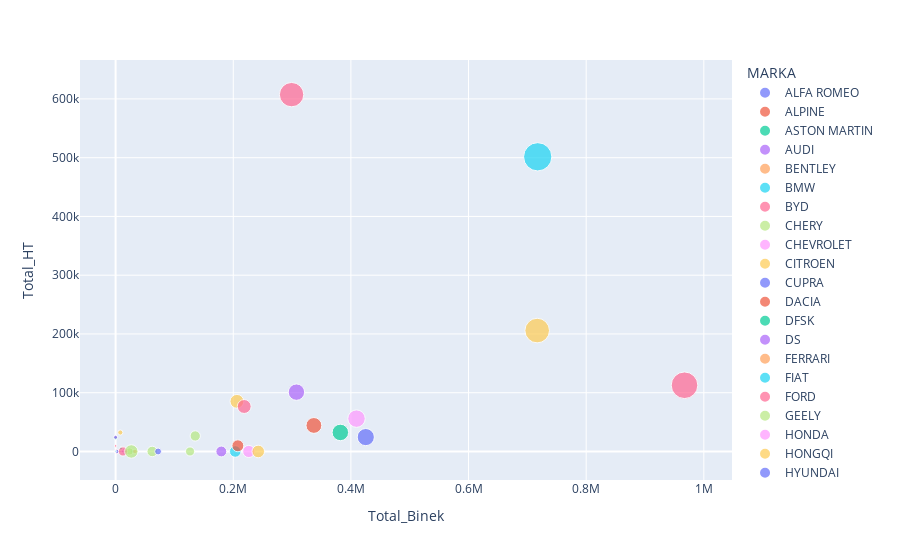

Notebook cell for this chart:
### Code cell
fig = px.scatter(
    summary_table, 
    x="Total_Binek", y="Total_HT", color='MARKA',
    size="AvgSales")
fig.show()

### Figure 1 — Plotly figure (JSON) as saved in the notebook; plotly's stock layout.template omitted (floating-point values rounded to 4 significant figures)
{"data": [{"hovertemplate": "MARKA=ALFA ROMEO<br>Total_Binek=%{x}<br>Total_HT=%{y}<br>AvgSales=%{marker.size}<extra></extra>", "legendgroup": "ALFA ROMEO", "marker": {"color": "#636efa", "size": [56.68], "sizemode": "area", "sizeref": 24.58, "symbol": "circle"}, "mode": "markers", "name": "ALFA ROMEO", "orientation": "v", "showlegend": true, "type": "scatter", "x": [6915], "xaxis": "x", "y": [0], "yaxis": "y"}, {"hovertemplate": "MARKA=ALPINE<br>Total_Binek=%{x}<br>Total_HT=%{y}<br>AvgSales=%{marker.size}<extra></extra>", "legendgroup": "ALPINE", "marker": {"color": "#EF553B", "size": [5], "sizemode": "area", "sizeref": 24.58, "symbol": "circle"}, "mode": "markers", "name": "ALPINE", "orientation": "v", "showlegend": true, "type": "scatter", "x": [5], "xaxis": "x", "y": [0], "yaxis": "y"}, {"hovertemplate": "MARKA=ASTON MARTIN<br>Total_Binek=%{x}<br>Total_HT=%{y}<br>AvgSales=%{marker.size}<extra></extra>", "legendgroup": "ASTON MARTIN", "marker": {"color": "#00cc96", "size": [2.085], "sizemode": "area", "sizeref": 24.58, "symbol": "circle"}, "mode": "markers", "name": "ASTON MARTIN", "orientation": "v", "showlegend": true, "type": "scatter", "x": [196], "xaxis": "x", "y": [0], "yaxis": "y"}, {"hovertemplate": "MARKA=AUDI<br>Total_Binek=%{x}<br>Total_HT=%{y}<br>AvgSales=%{marker.size}<extra></extra>", "legendgroup": "AUDI", "marker": {"color": "#ab63fa", "size": [1449.0], "sizemode": "area", "sizeref": 24.58, "symbol": "circle"}, "mode": "markers", "name": "AUDI", "orientation": "v", "showlegend": true, "type": "scatter", "x": [179712], "xaxis": "x", "y": [0], "yaxis": "y"}, {"hovertemplate": "MARKA=BENTLEY<br>Total_Binek=%{x}<br>Total_HT=%{y}<br>AvgSales=%{marker.size}<extra></extra>", "legendgroup": "BENTLEY", "marker": {"color": "#FFA15A", "size": [2.06], "sizemode": "area", "sizeref": 24.58, "symbol": "circle"}, "mode": "markers", "name": "BENTLEY", "orientation": "v", "showlegend": true, "type": "scatter", "x": [171], "xaxis": "x", "y": [0], "yaxis": "y"}, {"hovertemplate": "MARKA=BMW<br>Total_Binek=%{x}<br>Total_HT=%{y}<br>AvgSales=%{marker.size}<extra></extra>", "legendgroup": "BMW", "marker": {"color": "#19d3f3", "size": [1641.0], "sizemode": "area", "sizeref": 24.58, "symbol": "circle"}, "mode": "markers", "name": "BMW", "orientation": "v", "showlegend": true, "type": "scatter", "x": [203436], "xaxis": "x", "y": [0], "yaxis": "y"}, {"hovertemplate": "MARKA=BYD<br>Total_Binek=%{x}<br>Total_HT=%{y}<br>AvgSales=%{marker.size}<extra></extra>", "legendgroup": "BYD", "marker": {"color": "#FF6692", "size": [283.5], "sizemode": "area", "sizeref": 24.58, "symbol": "circle"}, "mode": "markers", "name": "BYD", "orientation": "v", "showlegend": true, "type": "scatter", "x": [1701], "xaxis": "x", "y": [0], "yaxis": "y"}, {"hovertemplate": "MARKA=CHERY<br>Total_Binek=%{x}<br>Total_HT=%{y}<br>AvgSales=%{marker.size}<extra></extra>", "legendgroup": "CHERY", "marker": {"color": "#B6E880", "size": [1353.0], "sizemode": "area", "sizeref": 24.58, "symbol": "circle"}, "mode": "markers", "name": "CHERY", "orientation": "v", "showlegend": true, "type": "scatter", "x": [62235], "xaxis": "x", "y": [0], "yaxis": "y"}, {"hovertemplate": "MARKA=CHEVROLET<br>Total_Binek=%{x}<br>Total_HT=%{y}<br>AvgSales=%{marker.size}<extra></extra>", "legendgroup": "CHEVROLET", "marker": {"color": "#FF97FF", "size": [57.2], "sizemode": "area", "sizeref": 24.58, "symbol": "circle"}, "mode": "markers", "name": "CHEVROLET", "orientation": "v", "showlegend": true, "type": "scatter", "x": [572], "xaxis": "x", "y": [0], "yaxis": "y"}, {"hovertemplate": "MARKA=CITROEN<br>Total_Binek=%{x}<br>Total_HT=%{y}<br>AvgSales=%{marker.size}<extra></extra>", "legendgroup": "CITROEN", "marker": {"color": "#FECB52", "size": [2351.0], "sizemode": "area", "sizeref": 24.58, "symbol": "circle"}, "mode": "markers", "name": "CITROEN", "orientation": "v", "showlegend": true, "type": "scatter", "x": [206230], "xaxis": "x", "y": [85316], "yaxis": "y"}, {"hovertemplate": "MARKA=CUPRA<br>Total_Binek=%{x}<br>Total_HT=%{y}<br>AvgSales=%{marker.size}<extra></extra>", "legendgroup": "CUPRA", "marker": {"color": "#636efa", "size": [425.5], "sizemode": "area", "sizeref": 24.58, "symbol": "circle"}, "mode": "markers", "name": "CUPRA", "orientation": "v", "showlegend": true, "type": "scatter", "x": [15744], "xaxis": "x", "y": [0], "yaxis": "y"}, {"hovertemplate": "MARKA=DACIA<br>Total_Binek=%{x}<br>Total_HT=%{y}<br>AvgSales=%{marker.size}<extra></extra>", "legendgroup": "DACIA", "marker": {"color": "#EF553B", "size": [3076.0], "sizemode": "area", "sizeref": 24.58, "symbol": "circle"}, "mode": "markers", "name": "DACIA", "orientation": "v", "showlegend": true, "type": "scatter", "x": [337077], "xaxis": "x", "y": [44287], "yaxis": "y"}, {"hovertemplate": "MARKA=DFSK<br>Total_Binek=%{x}<br>Total_HT=%{y}<br>AvgSales=%{marker.size}<extra></extra>", "legendgroup": "DFSK", "marker": {"color": "#00cc96", "size": [24.92], "sizemode": "area", "sizeref": 24.58, "symbol": "circle"}, "mode": "markers", "name": "DFSK", "orientation": "v", "showlegend": true, "type": "scatter", "x": [189], "xaxis": "x", "y": [135], "yaxis": "y"}, {"hovertemplate": "MARKA=DS<br>Total_Binek=%{x}<br>Total_HT=%{y}<br>AvgSales=%{marker.size}<extra></extra>", "legendgroup": "DS", "marker": {"color": "#ab63fa", "size": [93.21], "sizemode": "area", "sizeref": 24.58, "symbol": "circle"}, "mode": "markers", "name": "DS", "orientation": "v", "showlegend": true, "type": "scatter", "x": [8855], "xaxis": "x", "y": [0], "yaxis": "y"}, {"hovertemplate": "MARKA=FERRARI<br>Total_Binek=%{x}<br>Total_HT=%{y}<br>AvgSales=%{marker.size}<extra></extra>", "legendgroup": "FERRARI", "marker": {"color": "#FFA15A", "size": [1.969], "sizemode": "area", "sizeref": 24.58, "symbol": "circle"}, "mode": "markers", "name": "FERRARI", "orientation": "v", "showlegend": true, "type": "scatter", "x": [191], "xaxis": "x", "y": [0], "yaxis": "y"}, {"hovertemplate": "MARKA=FIAT<br>Total_Binek=%{x}<br>Total_HT=%{y}<br>AvgSales=%{marker.size}<extra></extra>", "legendgroup": "FIAT", "marker": {"color": "#19d3f3", "size": [9831.0], "sizemode": "area", "sizeref": 24.58, "symbol": "circle"}, "mode": "markers", "name": "FIAT", "orientation": "v", "showlegend": true, "type": "scatter", "x": [717589], "xaxis": "x", "y": [501515], "yaxis": "y"}, {"hovertemplate": "MARKA=FORD<br>Total_Binek=%{x}<br>Total_HT=%{y}<br>AvgSales=%{marker.size}<extra></extra>", "legendgroup": "FORD", "marker": {"color": "#FF6692", "size": [7311.0], "sizemode": "area", "sizeref": 24.58, "symbol": "circle"}, "mode": "markers", "name": "FORD", "orientation": "v", "showlegend": true, "type": "scatter", "x": [299192], "xaxis": "x", "y": [607318], "yaxis": "y"}, {"hovertemplate": "MARKA=GEELY<br>Total_Binek=%{x}<br>Total_HT=%{y}<br>AvgSales=%{marker.size}<extra></extra>", "legendgroup": "GEELY", "marker": {"color": "#B6E880", "size": [6.316], "sizemode": "area", "sizeref": 24.58, "symbol": "circle"}, "mode": "markers", "name": "GEELY", "orientation": "v", "showlegend": true, "type": "scatter", "x": [120], "xaxis": "x", "y": [0], "yaxis": "y"}, {"hovertemplate": "MARKA=HONDA<br>Total_Binek=%{x}<br>Total_HT=%{y}<br>AvgSales=%{marker.size}<extra></extra>", "legendgroup": "HONDA", "marker": {"color": "#FF97FF", "size": [1826.0], "sizemode": "area", "sizeref": 24.58, "symbol": "circle"}, "mode": "markers", "name": "HONDA", "orientation": "v", "showlegend": true, "type": "scatter", "x": [226395], "xaxis": "x", "y": [0], "yaxis": "y"}, {"hovertemplate": "MARKA=HONGQI<br>Total_Binek=%{x}<br>Total_HT=%{y}<br>AvgSales=%{marker.size}<extra></extra>", "legendgroup": "HONGQI", "marker": {"color": "#FECB52", "size": [3.429], "sizemode": "area", "sizeref": 24.58, "symbol": "circle"}, "mode": "markers", "name": "HONGQI", "orientation": "v", "showlegend": true, "type": "scatter", "x": [24], "xaxis": "x", "y": [0], "yaxis": "y"}, {"hovertemplate": "MARKA=HYUNDAI<br>Total_Binek=%{x}<br>Total_HT=%{y}<br>AvgSales=%{marker.size}<extra></extra>", "legendgroup": "HYUNDAI", "marker": {"color": "#636efa", "size": [3627.0], "sizemode": "area", "sizeref": 24.58, "symbol": "circle"}, "mode": "markers", "name": "HYUNDAI", "orientation": "v", "showlegend": true, "type": "scatter", "x": [425318], "xaxis": "x", "y": [24480], "yaxis": "y"}, {"hovertemplate": "MARKA=INFINITI<br>Total_Binek=%{x}<br>Total_HT=%{y}<br>AvgSales=%{marker.size}<extra></extra>", "legendgroup": "INFINITI", "marker": {"color": "#EF553B", "size": [7.023], "sizemode": "area", "sizeref": 24.58, "symbol": "circle"}, "mode": "markers", "name": "INFINITI", "orientation": "v", "showlegend": true, "type": "scatter", "x": [309], "xaxis": "x", "y": [0], "yaxis": "y"}, {"hovertemplate": "MARKA=ISUZU<br>Total_Binek=%{x}<br>Total_HT=%{y}<br>AvgSales=%{marker.size}<extra></extra>", "legendgroup": "ISUZU", "marker": {"color": "#00cc96", "size": [194.5], "sizemode": "area", "sizeref": 24.58, "symbol": "circle"}, "mode": "markers", "name": "ISUZU", "orientation": "v", "showlegend": true, "type": "scatter", "x": [0], "xaxis": "x", "y": [23532], "yaxis": "y"}, {"hovertemplate": "MARKA=IVECO<br>Total_Binek=%{x}<br>Total_HT=%{y}<br>AvgSales=%{marker.size}<extra></extra>", "legendgroup": "IVECO", "marker": {"color": "#ab63fa", "size": [195.0], "sizemode": "area", "sizeref": 24.58, "symbol": "circle"}, "mode": "markers", "name": "IVECO", "orientation": "v", "showlegend": true, "type": "scatter", "x": [0], "xaxis": "x", "y": [24176], "yaxis": "y"}, {"hovertemplate": "MARKA=JAGUAR<br>Total_Binek=%{x}<br>Total_HT=%{y}<br>AvgSales=%{marker.size}<extra></extra>", "legendgroup": "JAGUAR", "marker": {"color": "#FFA15A", "size": [19.46], "sizemode": "area", "sizeref": 24.58, "symbol": "circle"}, "mode": "markers", "name": "JAGUAR", "orientation": "v", "showlegend": true, "type": "scatter", "x": [2316], "xaxis": "x", "y": [0], "yaxis": "y"}, {"hovertemplate": "MARKA=JEEP<br>Total_Binek=%{x}<br>Total_HT=%{y}<br>AvgSales=%{marker.size}<extra></extra>", "legendgroup": "JEEP", "marker": {"color": "#19d3f3", "size": [236.5], "sizemode": "area", "sizeref": 24.58, "symbol": "circle"}, "mode": "markers", "name": "JEEP", "orientation": "v", "showlegend": true, "type": "scatter", "x": [29327], "xaxis": "x", "y": [0], "yaxis": "y"}, {"hovertemplate": "MARKA=KARSAN<br>Total_Binek=%{x}<br>Total_HT=%{y}<br>AvgSales=%{marker.size}<extra></extra>", "legendgroup": "KARSAN", "marker": {"color": "#FF6692", "size": [76.81], "sizemode": "area", "sizeref": 24.58, "symbol": "circle"}, "mode": "markers", "name": "KARSAN", "orientation": "v", "showlegend": true, "type": "scatter", "x": [0], "xaxis": "x", "y": [9525], "yaxis": "y"}, {"hovertemplate": "MARKA=KIA<br>Total_Binek=%{x}<br>Total_HT=%{y}<br>AvgSales=%{marker.size}<extra></extra>", "legendgroup": "KIA", "marker": {"color": "#B6E880", "size": [1305.0], "sizemode": "area", "sizeref": 24.58, "symbol": "circle"}, "mode": "markers", "name": "KIA", "orientation": "v", "showlegend": true, "type": "scatter", "x": [135392], "xaxis": "x", "y": [26444], "yaxis": "y"}, {"hovertemplate": "MARKA=LAMBORGHINI<br>Total_Binek=%{x}<br>Total_HT=%{y}<br>AvgSales=%{marker.size}<extra></extra>", "legendgroup": "LAMBORGHINI", "marker": {"color": "#FF97FF", "size": [1.623], "sizemode": "area", "sizeref": 24.58, "symbol": "circle"}, "mode": "markers", "name": "LAMBORGHINI", "orientation": "v", "showlegend": true, "type": "scatter", "x": [112], "xaxis": "x", "y": [0], "yaxis": "y"}, {"hovertemplate": "MARKA=LANCIA<br>Total_Binek=%{x}<br>Total_HT=%{y}<br>AvgSales=%{marker.size}<extra></extra>", "legendgroup": "LANCIA", "marker": {"color": "#FECB52", "size": [16.31], "sizemode": "area", "sizeref": 24.58, "symbol": "circle"}, "mode": "markers", "name": "LANCIA", "orientation": "v", "showlegend": true, "type": "scatter", "x": [212], "xaxis": "x", "y": [0], "yaxis": "y"}, {"hovertemplate": "MARKA=LAND ROVER<br>Total_Binek=%{x}<br>Total_HT=%{y}<br>AvgSales=%{marker.size}<extra></extra>", "legendgroup": "LAND ROVER", "marker": {"color": "#636efa", "size": [149.8], "sizemode": "area", "sizeref": 24.58, "symbol": "circle"}, "mode": "markers", "name": "LAND ROVER", "orientation": "v", "showlegend": true, "type": "scatter", "x": [17516], "xaxis": "x", "y": [1065], "yaxis": "y"}, {"hovertemplate": "MARKA=LEAPMOTOR<br>Total_Binek=%{x}<br>Total_HT=%{y}<br>AvgSales=%{marker.size}<extra></extra>", "legendgroup": "LEAPMOTOR", "marker": {"color": "#EF553B", "size": [36.33], "sizemode": "area", "sizeref": 24.58, "symbol": "circle"}, "mode": "markers", "name": "LEAPMOTOR", "orientation": "v", "showlegend": true, "type": "scatter", "x": [436], "xaxis": "x", "y": [0], "yaxis": "y"}, {"hovertemplate": "MARKA=LEXUS<br>Total_Binek=%{x}<br>Total_HT=%{y}<br>AvgSales=%{marker.size}<extra></extra>", "legendgroup": "LEXUS", "marker": {"color": "#00cc96", "size": [17.5], "sizemode": "area", "sizeref": 24.58, "symbol": "circle"}, "mode": "markers", "name": "LEXUS", "orientation": "v", "showlegend": true, "type": "scatter", "x": [1767], "xaxis": "x", "y": [0], "yaxis": "y"}, {"hovertemplate": "MARKA=MASERATI<br>Total_Binek=%{x}<br>Total_HT=%{y}<br>AvgSales=%{marker.size}<extra></extra>", "legendgroup": "MASERATI", "marker": {"color": "#ab63fa", "size": [12.4], "sizemode": "area", "sizeref": 24.58, "symbol": "circle"}, "mode": "markers", "name": "MASERATI", "orientation": "v", "showlegend": true, "type": "scatter", "x": [1488], "xaxis": "x", "y": [0], "yaxis": "y"}, {"hovertemplate": "MARKA=MAXUS<br>Total_Binek=%{x}<br>Total_HT=%{y}<br>AvgSales=%{marker.size}<extra></extra>", "legendgroup": "MAXUS", "marker": {"color": "#FFA15A", "size": [46.67], "sizemode": "area", "sizeref": 24.58, "symbol": "circle"}, "mode": "markers", "name": "MAXUS", "orientation": "v", "showlegend": true, "type": "scatter", "x": [0], "xaxis": "x", "y": [280], "yaxis": "y"}, {"hovertemplate": "MARKA=MAZDA<br>Total_Binek=%{x}<br>Total_HT=%{y}<br>AvgSales=%{marker.size}<extra></extra>", "legendgroup": "MAZDA", "marker": {"color": "#19d3f3", "size": [67.92], "sizemode": "area", "sizeref": 24.58, "symbol": "circle"}, "mode": "markers", "name": "MAZDA", "orientation": "v", "showlegend": true, "type": "scatter", "x": [8006], "xaxis": "x", "y": [9], "yaxis": "y"}, {"hovertemplate": "MARKA=MERCEDES-BENZ<br>Total_Binek=%{x}<br>Total_HT=%{y}<br>AvgSales=%{marker.size}<extra></extra>", "legendgroup": "MERCEDES-BENZ", "marker": {"color": "#FF6692", "size": [2380.0], "sizemode": "area", "sizeref": 24.58, "symbol": "circle"}, "mode": "markers", "name": "MERCEDES-BENZ", "orientation": "v", "showlegend": true, "type": "scatter", "x": [218638], "xaxis": "x", "y": [76538], "yaxis": "y"}, {"hovertemplate": "MARKA=MG<br>Total_Binek=%{x}<br>Total_HT=%{y}<br>AvgSales=%{marker.size}<extra></extra>", "legendgroup": "MG", "marker": {"color": "#B6E880", "size": [641.6], "sizemode": "area", "sizeref": 24.58, "symbol": "circle"}, "mode": "markers", "name": "MG", "orientation": "v", "showlegend": true, "type": "scatter", "x": [23738], "xaxis": "x", "y": [0], "yaxis": "y"}, {"hovertemplate": "MARKA=MINI<br>Total_Binek=%{x}<br>Total_HT=%{y}<br>AvgSales=%{marker.size}<extra></extra>", "legendgroup": "MINI", "marker": {"color": "#FF97FF", "size": [128.1], "sizemode": "area", "sizeref": 24.58, "symbol": "circle"}, "mode": "markers", "name": "MINI", "orientation": "v", "showlegend": true, "type": "scatter", "x": [15890], "xaxis": "x", "y": [0], "yaxis": "y"}, {"hovertemplate": "MARKA=MITSUBISHI<br>Total_Binek=%{x}<br>Total_HT=%{y}<br>AvgSales=%{marker.size}<extra></extra>", "legendgroup": "MITSUBISHI", "marker": {"color": "#FECB52", "size": [325.5], "sizemode": "area", "sizeref": 24.58, "symbol": "circle"}, "mode": "markers", "name": "MITSUBISHI", "orientation": "v", "showlegend": true, "type": "scatter", "x": [8034], "xaxis": "x", "y": [32326], "yaxis": "y"}, {"hovertemplate": "MARKA=NETA<br>Total_Binek=%{x}<br>Total_HT=%{y}<br>AvgSales=%{marker.size}<extra></extra>", "legendgroup": "NETA", "marker": {"color": "#636efa", "size": [26.5], "sizemode": "area", "sizeref": 24.58, "symbol": "circle"}, "mode": "markers", "name": "NETA", "orientation": "v", "showlegend": true, "type": "scatter", "x": [53], "xaxis": "x", "y": [0], "yaxis": "y"}, {"hovertemplate": "MARKA=NISSAN<br>Total_Binek=%{x}<br>Total_HT=%{y}<br>AvgSales=%{marker.size}<extra></extra>", "legendgroup": "NISSAN", "marker": {"color": "#EF553B", "size": [1754.0], "sizemode": "area", "sizeref": 24.58, "symbol": "circle"}, "mode": "markers", "name": "NISSAN", "orientation": "v", "showlegend": true, "type": "scatter", "x": [207856], "xaxis": "x", "y": [9684], "yaxis": "y"}, {"hovertemplate": "MARKA=OPEL<br>Total_Binek=%{x}<br>Total_HT=%{y}<br>AvgSales=%{marker.size}<extra></extra>", "legendgroup": "OPEL", "marker": {"color": "#00cc96", "size": [3342.0], "sizemode": "area", "sizeref": 24.58, "symbol": "circle"}, "mode": "markers", "name": "OPEL", "orientation": "v", "showlegend": true, "type": "scatter", "x": [382070], "xaxis": "x", "y": [32396], "yaxis": "y"}, {"hovertemplate": "MARKA=PEUGEOT<br>Total_Binek=%{x}<br>Total_HT=%{y}<br>AvgSales=%{marker.size}<extra></extra>", "legendgroup": "PEUGEOT", "marker": {"color": "#ab63fa", "size": [3294.0], "sizemode": "area", "sizeref": 24.58, "symbol": "circle"}, "mode": "markers", "name": "PEUGEOT", "orientation": "v", "showlegend": true, "type": "scatter", "x": [307455], "xaxis": "x", "y": [100976], "yaxis": "y"}, {"hovertemplate": "MARKA=PORSCHE<br>Total_Binek=%{x}<br>Total_HT=%{y}<br>AvgSales=%{marker.size}<extra></extra>", "legendgroup": "PORSCHE", "marker": {"color": "#FFA15A", "size": [58.83], "sizemode": "area", "sizeref": 24.58, "symbol": "circle"}, "mode": "markers", "name": "PORSCHE", "orientation": "v", "showlegend": true, "type": "scatter", "x": [7295], "xaxis": "x", "y": [0], "yaxis": "y"}, {"hovertemplate": "MARKA=PROTON<br>Total_Binek=%{x}<br>Total_HT=%{y}<br>AvgSales=%{marker.size}<extra></extra>", "legendgroup": "PROTON", "marker": {"color": "#19d3f3", "size": [43.38], "sizemode": "area", "sizeref": 24.58, "symbol": "circle"}, "mode": "markers", "name": "PROTON", "orientation": "v", "showlegend": true, "type": "scatter", "x": [1258], "xaxis": "x", "y": [0], "yaxis": "y"}, {"hovertemplate": "MARKA=RENAULT<br>Total_Binek=%{x}<br>Total_HT=%{y}<br>AvgSales=%{marker.size}<extra></extra>", "legendgroup": "RENAULT", "marker": {"color": "#FF6692", "size": [8709.0], "sizemode": "area", "sizeref": 24.58, "symbol": "circle"}, "mode": "markers", "name": "RENAULT", "orientation": "v", "showlegend": true, "type": "scatter", "x": [967174], "xaxis": "x", "y": [112687], "yaxis": "y"}, {"hovertemplate": "MARKA=SEAT<br>Total_Binek=%{x}<br>Total_HT=%{y}<br>AvgSales=%{marker.size}<extra></extra>", "legendgroup": "SEAT", "marker": {"color": "#B6E880", "size": [1020.0], "sizemode": "area", "sizeref": 24.58, "symbol": "circle"}, "mode": "markers", "name": "SEAT", "orientation": "v", "showlegend": true, "type": "scatter", "x": [126539], "xaxis": "x", "y": [0], "yaxis": "y"}, {"hovertemplate": "MARKA=SERES<br>Total_Binek=%{x}<br>Total_HT=%{y}<br>AvgSales=%{marker.size}<extra></extra>", "legendgroup": "SERES", "marker": {"color": "#FF97FF", "size": [32.1], "sizemode": "area", "sizeref": 24.58, "symbol": "circle"}, "mode": "markers", "name": "SERES", "orientation": "v", "showlegend": true, "type": "scatter", "x": [642], "xaxis": "x", "y": [0], "yaxis": "y"}, {"hovertemplate": "MARKA=SKODA<br>Total_Binek=%{x}<br>Total_HT=%{y}<br>AvgSales=%{marker.size}<extra></extra>", "legendgroup": "SKODA", "marker": {"color": "#FECB52", "size": [1956.0], "sizemode": "area", "sizeref": 24.58, "symbol": "circle"}, "mode": "markers", "name": "SKODA", "orientation": "v", "showlegend": true, "type": "scatter", "x": [242521], "xaxis": "x", "y": [0], "yaxis": "y"}, {"hovertemplate": "MARKA=SKYWELL<br>Total_Binek=%{x}<br>Total_HT=%{y}<br>AvgSales=%{marker.size}<extra></extra>", "legendgroup": "SKYWELL", "marker": {"color": "#636efa", "size": [191.6], "sizemode": "area", "sizeref": 24.58, "symbol": "circle"}, "mode": "markers", "name": "SKYWELL", "orientation": "v", "showlegend": true, "type": "scatter", "x": [2683], "xaxis": "x", "y": [0], "yaxis": "y"}, {"hovertemplate": "MARKA=SMART<br>Total_Binek=%{x}<br>Total_HT=%{y}<br>AvgSales=%{marker.size}<extra></extra>", "legendgroup": "SMART", "marker": {"color": "#EF553B", "size": [8.081], "sizemode": "area", "sizeref": 24.58, "symbol": "circle"}, "mode": "markers", "name": "SMART", "orientation": "v", "showlegend": true, "type": "scatter", "x": [598], "xaxis": "x", "y": [0], "yaxis": "y"}, {"hovertemplate": "MARKA=SSANGYONG<br>Total_Binek=%{x}<br>Total_HT=%{y}<br>AvgSales=%{marker.size}<extra></extra>", "legendgroup": "SSANGYONG", "marker": {"color": "#00cc96", "size": [114.1], "sizemode": "area", "sizeref": 24.58, "symbol": "circle"}, "mode": "markers", "name": "SSANGYONG", "orientation": "v", "showlegend": true, "type": "scatter", "x": [8940], "xaxis": "x", "y": [5207], "yaxis": "y"}, {"hovertemplate": "MARKA=SUBARU<br>Total_Binek=%{x}<br>Total_HT=%{y}<br>AvgSales=%{marker.size}<extra></extra>", "legendgroup": "SUBARU", "marker": {"color": "#ab63fa", "size": [94.88], "sizemode": "area", "sizeref": 24.58, "symbol": "circle"}, "mode": "markers", "name": "SUBARU", "orientation": "v", "showlegend": true, "type": "scatter", "x": [11765], "xaxis": "x", "y": [0], "yaxis": "y"}, {"hovertemplate": "MARKA=SUZUKI<br>Total_Binek=%{x}<br>Total_HT=%{y}<br>AvgSales=%{marker.size}<extra></extra>", "legendgroup": "SUZUKI", "marker": {"color": "#FFA15A", "size": [268.2], "sizemode": "area", "sizeref": 24.58, "symbol": "circle"}, "mode": "markers", "name": "SUZUKI", "orientation": "v", "showlegend": true, "type": "scatter", "x": [32985], "xaxis": "x", "y": [0], "yaxis": "y"}, {"hovertemplate": "MARKA=TATA<br>Total_Binek=%{x}<br>Total_HT=%{y}<br>AvgSales=%{marker.size}<extra></extra>", "legendgroup": "TATA", "marker": {"color": "#19d3f3", "size": [32.84], "sizemode": "area", "sizeref": 24.58, "symbol": "circle"}, "mode": "markers", "name": "TATA", "orientation": "v", "showlegend": true, "type": "scatter", "x": [294], "xaxis": "x", "y": [527], "yaxis": "y"}, {"hovertemplate": "MARKA=TESLA<br>Total_Binek=%{x}<br>Total_HT=%{y}<br>AvgSales=%{marker.size}<extra></extra>", "legendgroup": "TESLA", "marker": {"color": "#FF6692", "size": [1046], "sizemode": "area", "sizeref": 24.58, "symbol": "circle"}, "mode": "markers", "name": "TESLA", "orientation": "v", "showlegend": true, "type": "scatter", "x": [12552], "xaxis": "x", "y": [0], "yaxis": "y"}, {"hovertemplate": "MARKA=TOGG<br>Total_Binek=%{x}<br>Total_HT=%{y}<br>AvgSales=%{marker.size}<extra></extra>", "legendgroup": "TOGG", "marker": {"color": "#B6E880", "size": [2228.0], "sizemode": "area", "sizeref": 24.58, "symbol": "circle"}, "mode": "markers", "name": "TOGG", "orientation": "v", "showlegend": true, "type": "scatter", "x": [26731], "xaxis": "x", "y": [0], "yaxis": "y"}, {"hovertemplate": "MARKA=TOYOTA<br>Total_Binek=%{x}<br>Total_HT=%{y}<br>AvgSales=%{marker.size}<extra></extra>", "legendgroup": "TOYOTA", "marker": {"color": "#FF97FF", "size": [3754.0], "sizemode": "area", "sizeref": 24.58, "symbol": "circle"}, "mode": "markers", "name": "TOYOTA", "orientation": "v", "showlegend": true, "type": "scatter", "x": [409576], "xaxis": "x", "y": [55909], "yaxis": "y"}, {"hovertemplate": "MARKA=VOLKSWAGEN<br>Total_Binek=%{x}<br>Total_HT=%{y}<br>AvgSales=%{marker.size}<extra></extra>", "legendgroup": "VOLKSWAGEN", "marker": {"color": "#FECB52", "size": [7439.0], "sizemode": "area", "sizeref": 24.58, "symbol": "circle"}, "mode": "markers", "name": "VOLKSWAGEN", "orientation": "v", "showlegend": true, "type": "scatter", "x": [716719], "xaxis": "x", "y": [205770], "yaxis": "y"}, {"hovertemplate": "MARKA=VOLVO<br>Total_Binek=%{x}<br>Total_HT=%{y}<br>AvgSales=%{marker.size}<extra></extra>", "legendgroup": "VOLVO", "marker": {"color": "#636efa", "size": [582.6], "sizemode": "area", "sizeref": 24.58, "symbol": "circle"}, "mode": "markers", "name": "VOLVO", "orientation": "v", "showlegend": true, "type": "scatter", "x": [72247], "xaxis": "x", "y": [0], "yaxis": "y"}], "layout": {"legend": {"itemsizing": "constant", "title": {"text": "MARKA"}, "tracegroupgap": 0}, "margin": {"t": 60}, "xaxis": {"anchor": "y", "domain": [0, 1], "title": {"text": "Total_Binek"}}, "yaxis": {"anchor": "x", "domain": [0, 1], "title": {"text": "Total_HT"}}}}
